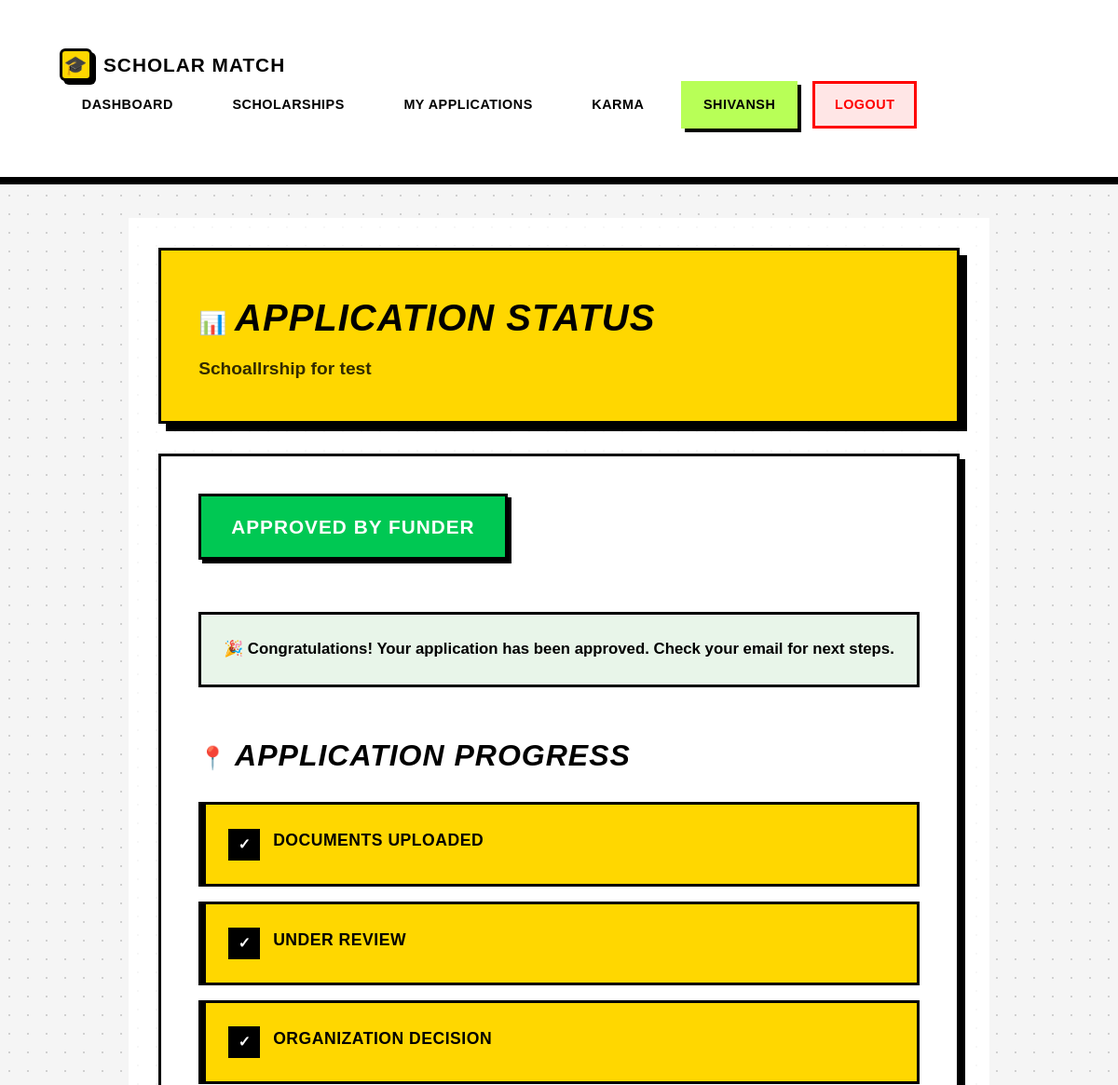
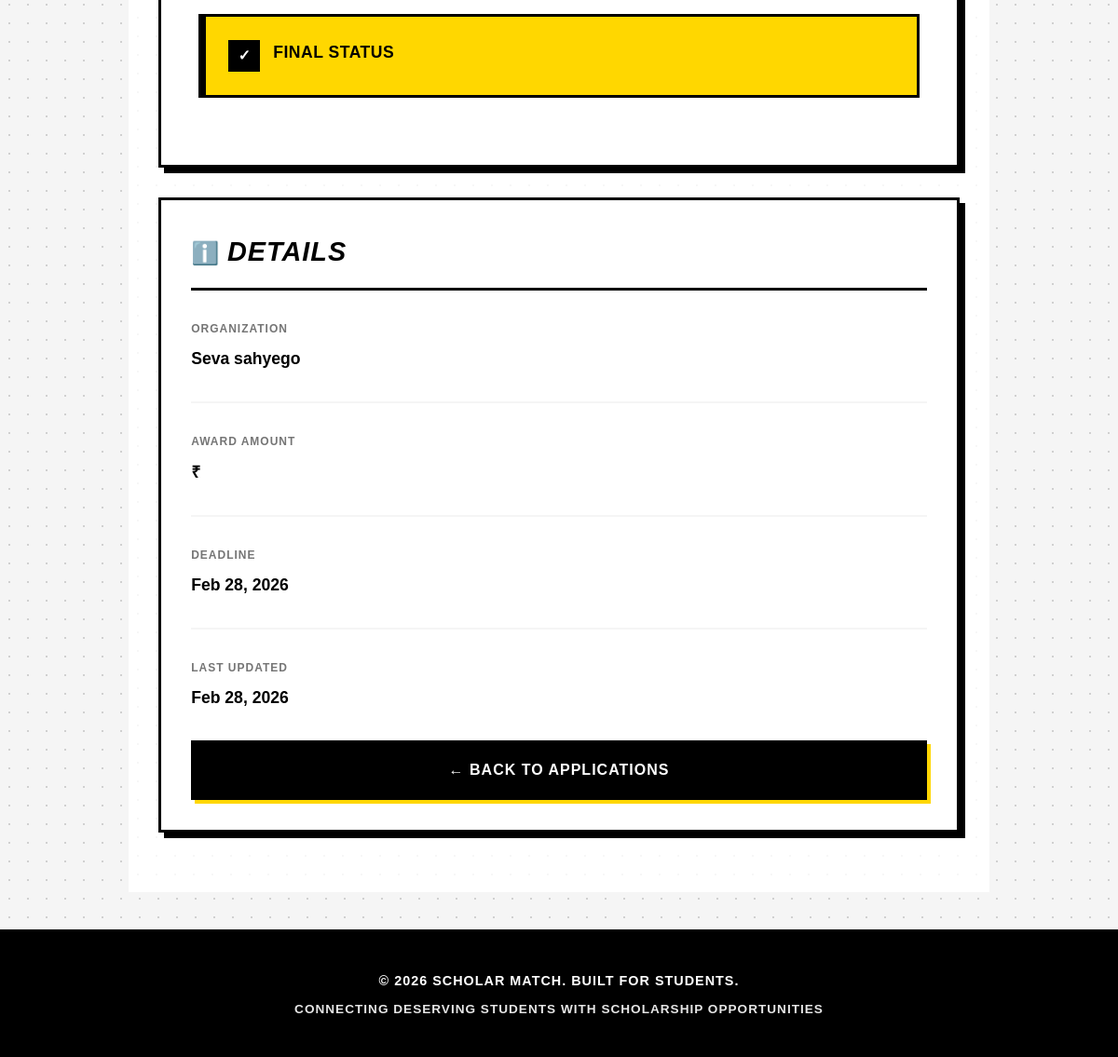
Screenshot of /applications/2/status/ (signed in) with the database file from the repository (2 pictures, top to bottom).
### users/models.py (models this page shows, shortened)
class User(AbstractUser):
    is_student = models.BooleanField(default=True)
    is_moderator = models.BooleanField(default=False)
    is_organization = models.BooleanField(default=False)

### applications/models.py (models this page shows, shortened)
class Application(models.Model):
    STATUS_CHOICES = [
        ('DRAFT', 'Draft'), ('PENDING', 'Pending Review'),
        ('MOD_VERIFIED', 'Moderator Verified'), ('SUBMITTED', 'Submitted to Funder'),
        ('APPROVED', 'Approved by Funder'), ('REJECTED', 'Rejected')
    ]
    student = models.ForeignKey(StudentProfile, on_delete=models.CASCADE)
    scholarship = models.ForeignKey(Scholarship, on_delete=models.CASCADE)
    status = models.CharField(max_length=20, choices=STATUS_CHOICES, default='DRAFT')
    moderator_assigned = models.ForeignKey(
        ModeratorProfile, on_delete=models.SET_NULL, null=True, blank=True
    )
    application_link = models.URLField(max_length=2000, blank=True) # Official link if external
    last_action_date = models.DateTimeField(auto_now=True)
    class Meta:
        unique_together = ('student', 'scholarship')

class ApplicationRoadmapStep(models.Model):
    application = models.ForeignKey(Application, on_delete=models.CASCADE)
    step_order = models.IntegerField()
    step_name = models.CharField(max_length=100)
    instructions = models.TextField(blank=True)
    is_complete = models.BooleanField(default=False)
    class Meta:
        ordering = ['step_order']

### scholarships/models.py (models this page shows, shortened)
class Scholarship(models.Model):
    title = models.CharField(max_length=255, unique=True, verbose_name="Scholarship Title")
    org_profile = models.ForeignKey(
        'users.OrganizationProfile',
        on_delete=models.CASCADE,
        related_name='scholarships',
        null=True, blank=True,
        verbose_name="Organization"
    )
    logo = models.ImageField(
        upload_to='scholarship_logos/',
        blank=True, null=True,
        verbose_name="Organization Logo"
    )
    description = models.TextField(verbose_name="About the Scholarship (HTML allowed)")
    deadline = models.DateTimeField(verbose_name="Application Deadline")
    education_level = models.CharField(
        max_length=20,
        choices=EDUCATION_LEVEL_CHOICES,
        default='ANY',
        verbose_name="Target Education Level"
    )
    courses = models.TextField(
        blank=True, default='[]',
        help_text='JSON list of eligible courses/streams. Leave "[]" for any.'
    )
    max_family_income = models.PositiveIntegerField(
        null=True, blank=True,
        verbose_name="Max Family Annual Income (₹)",
        help_text="Maximum annual family income in INR (e.g. 800000 for ₹8 lakh)"
    )
    min_percentage = models.DecimalField(
        max_digits=5, decimal_places=2,
        null=True, blank=True,
        verbose_name="Minimum Academic Score (%/CGPA)"
    )
    demographic_focus = models.TextField(
        blank=True, default='[]',
        help_text='JSON list of demographic targets. Leave "[]" for all.'
    )
    total_budget = models.PositiveIntegerField(
        verbose_name="Total Budget (₹)",
        help_text="Full amount the organization deposits into escrow (INR)",
        null=True,
        blank=True,
    )
    distribution_type = models.CharField(
        max_length=10,
        choices=DISTRIBUTION_TYPE_CHOICES,
        default='FIXED',
        verbose_name="Distribution Logic"
    )
    fixed_amount = models.PositiveIntegerField(
        null=True, blank=True,
        verbose_name="Fixed Amount per Winner (₹)",
        help_text="Required when distribution type is FIXED"
    )
    num_winners = models.PositiveIntegerField(
        null=True, blank=True,
        verbose_name="Number of Winners",
        help_text="How many students get selected"
    )
    disbursement_method = models.CharField(
        max_length=20,
        choices=DISBURSEMENT_METHOD_CHOICES,
        default='BANK_TRANSFER',
        verbose_name="Disbursement Method"
    )
    min_karma = models.PositiveIntegerField(
        default=0,
        verbose_name="Minimum Karma Points Required",
        help_text="Only students with ≥ this karma can apply"
    )
    verification_strictness = models.CharField(
        max_length=10,
        choices=VERIFICATION_STRICTNESS_CHOICES,
        default='STANDARD',
        verbose_name="Verification Strictness"
    )
    essay_question = models.TextField(
        blank=True,
        verbose_name="Custom Essay / Question (Optional)",
        help_text="e.g. 'Why do you need this scholarship?'"
    )
    is_active = models.BooleanField(
        default=False,
        help_text="Becomes True only after payment is confirmed"
    )
    is_funded = models.BooleanField(
        default=False,
        help_text="True once Razorpay payment is verified"
    )
    applications_closed = models.BooleanField(
        default=False,
        help_text="Org can manually close applications before deadline"
    )
    closed_at = models.DateTimeField(
        null=True, blank=True,
        help_text="Timestamp when org manually closed applications"
    )
    created_at = models.DateTimeField(auto_now_add=True)
    last_updated = models.DateTimeField(auto_now=True)
    organization = models.CharField(
        max_length=255, blank=True,
        help_text="[Legacy] Organization name as string. Use org_profile FK instead."
    )
    source_url = models.URLField(max_length=2000, blank=True)
    award_amount = models.CharField(
        max_length=50, blank=True,
        help_text="[Legacy] Free-text award amount. Use total_budget instead."
    )
    details = models.TextField(
        blank=True,
        help_text="[Legacy] Use description instead."
    )
    is_verified = models.BooleanField(default=False)
    found_by_student = models.ForeignKey(
        'users.StudentProfile',
        on_delete=models.SET_NULL,
        null=True, blank=True,
        related_name='found_scholarships'
    )
    finder_karma_awarded = models.IntegerField(default=0)
    class Meta:
        ordering = ['-created_at']
    @property
    def name(self):
        return self.title

### applications/views.py (the view)
# urls.py: path('<int:pk>/status/', views.application_status, name='application_status'),
@login_required
def application_status(request, pk):
    application = get_object_or_404(Application, pk=pk)
    if not hasattr(request.user, 'studentprofile') or application.student != request.user.studentprofile:
        messages.error(request, 'You do not have permission to access this application.')
        return redirect('student_dashboard')
    steps = ApplicationRoadmapStep.objects.filter(application=application).order_by('step_order')
    documents = UploadedDocument.objects.filter(application=application)
    context = {
        'application': application,
        'steps': steps,
        'documents': documents,
    }
    return render(request, 'applications/status.html', context)

### applications/templates/applications/status.html (shortened to what this page needs)
{% extends 'base.html' %}
{% block content %}
<div class="status-page-wrapper">
    <div class="status-container">
        <div class="status-header">
            <h1><span class="icon-emoji">📊</span>Application Status</h1>
            <div class="scholarship-name">{{ application.scholarship.name }}</div>
        </div>
        <div class="status-grid">
            <div class="main-status">
                <div>
                    <span class="status-badge-large {{ application.status }}">
                        {{ application.get_status_display }}
                    </span>
                </div>
                {% if application.status == 'DRAFT' %}
                <div class="status-message draft">
                    Your application is still in draft. Complete the upload process and submit your application.
                </div>
                <a href="{% url 'applications:upload_documents' pk=application.pk %}" class="btn-continue">
                    Continue Application →
                </a>
                {% elif application.status == 'PENDING' %}
                <div class="status-message pending">
                    Your application has been submitted and is currently under review. We'll notify you once a decision has been made.
                </div>
                {% elif application.status == 'APPROVED' %}
                <div class="status-message approved">
                    🎉 <strong>Congratulations!</strong> Your application has been approved. Check your email for next steps.
                </div>
                {% elif application.status == 'REJECTED' %}
                <div class="status-message rejected">
                    Unfortunately, your application was not approved at this time. You may apply for other scholarships.
                </div>
                {% endif %}
                {% if steps %}
                <div class="roadmap">
                    <h3><span class="icon-emoji">📍</span>Application Progress</h3>
                    {% for step in steps %}
                    <div class="roadmap-step {% if step.is_complete %}complete{% endif %}">
                        <div class="step-name">{{ step.step_name }}</div>
                    </div>
                    {% endfor %}
                </div>
                {% endif %}
            </div>
            <aside class="info-sidebar">
                <h3><span class="icon-emoji">ℹ️</span>Details</h3>
                <div class="info-item">
                    <div class="info-label">Organization</div>
                    <div class="info-value">{{ application.scholarship.organization }}</div>
                </div>
                <div class="info-item">
                    <div class="info-label">Award Amount</div>
                    <div class="info-value">₹{{ application.scholarship.award_amount }}</div>
                </div>
                <div class="info-item">
                    <div class="info-label">Deadline</div>
                    <div class="info-value">{{ application.scholarship.deadline|date:"M d, Y" }}</div>
                </div>
                <div class="info-item">
                    <div class="info-label">Last Updated</div>
                    <div class="info-value">{{ application.last_action_date|date:"M d, Y" }}</div>
                </div>
                <a href="{% url 'applications:my_applications' %}" class="btn-back">
                    ← Back to Applications
                </a>
            </aside>
        </div>
    </div>
</div>
{% endblock %}

### templates/base.html (shortened to what this page needs)
<!DOCTYPE html>
<html lang="en">
<head>
</head>
<body>
    <nav>
        <div class="container">
            <a href="/" class="logo">
                <div class="logo-icon">🎓</div>
                <span>Scholar Match</span>
            </a>
            <ul>
                {% if user.is_authenticated %}
                {% if user.is_student %}
                <li><a href="{% url 'student_dashboard' %}">Dashboard</a></li>
                <li><a href="{% url 'scholarships:scholarship_list' %}">Scholarships</a></li>
                <li><a href="{% url 'applications:my_applications' %}">My Applications</a></li>
                <li><a href="{% url 'karma:karma_dashboard' %}">Karma</a></li>
                {% elif user.is_organization %}
                <li><a href="{% url 'funder_portal:funder_dashboard' %}">Dashboard</a></li>
                <li><a href="{% url 'funder_portal:create_scholarship' %}">Create Scholarship</a></li>
                <li><a href="{% url 'funder_portal:view_applications' %}">Applications</a></li>
                {% elif user.is_moderator %}
                <li><a href="{% url 'moderator_dashboard' %}">Dashboard</a></li>
                <li><a href="{% url 'moderator_add_scholarship' %}">Add Scholarship</a></li>
                <li><a href="{% url 'karma:moderator_overview' %}">Karma Review</a></li>
                {% endif %}
                <li>
                    <span class="user-info">{{ user.username }}</span>
                </li>
                <li><a href="{% url 'logout' %}" class="logout-btn">Logout</a></li>
                {% else %}
                <li><a href="{% url 'login' %}">Login</a></li>
                {% endif %}
            </ul>
        </div>
    </nav>
    <div class="container">
        {% block content %}
        {% endblock %}
    </div>
    <footer>
        <p>&copy; 2026 Scholar Match. Built for Students.</p>
        <p style="margin-top: 0.5rem; font-size: 0.85rem; opacity: 0.9;">Connecting Deserving Students with Scholarship
            Opportunities</p>
    </footer>
</body>
</html>

### templates/base.html (style rules this page uses)
* { margin: 0; padding: 0; box-sizing: border-box; }
:root { --primary-yellow: #FFD700; --neon-green: #B8FF57; --bright-blue: #0066FF; --black: #000000; --white: #FFFFFF; --light-gray: #f5f5f5; --text-gray: #666666; --border-black: #000000; --shadow-black: #000000; --bright-red: #FF0000; --bright-green: #00CC00; --bright-purple: #B8A4FF; --bright-orange: #FFA04A; }
body { font-family: 'Arial', 'Helvetica Neue', sans-serif; background: var(--light-gray); background-image: radial-gradient(circle, #d0d0d0 1px, transparent 1px); background-size: 20px 20px; color: var(--black); line-height: 1.6; min-height: 100vh; display: flex; flex-direction: column; }
nav { background: var(--white); border-bottom: 4px solid var(--black); padding: 0.75rem 2rem; box-shadow: 0 4px 0 var(--black); position: sticky; top: 0; z-index: 1000; }
nav .container { max-width: 1400px; margin: 0 auto; display: flex; justify-content: space-between; align-items: center; flex-wrap: wrap; }
nav .logo { color: var(--black); font-size: 1.3rem; font-weight: 900; text-decoration: none; display: flex; align-items: center; gap: 0.75rem; transition: all 0.2s ease; text-transform: uppercase; letter-spacing: 1px; font-family: 'Arial Black', sans-serif; }
nav .logo-icon { width: 35px; height: 35px; background: var(--primary-yellow); border: 3px solid var(--black); border-radius: 6px; display: flex; align-items: center; justify-content: center; font-size: 20px; box-shadow: 4px 4px 0 var(--black); }
nav ul { list-style: none; display: flex; gap: 1rem; align-items: center; flex-wrap: wrap; }
nav ul li a, nav ul li .user-info { color: var(--black); text-decoration: none; padding: 0.7rem 1.3rem; border-radius: 0; transition: all 0.2s ease; font-weight: 700; font-size: 0.9rem; display: block; text-transform: uppercase; letter-spacing: 0.5px; border: 3px solid transparent; }
nav .user-info { background: var(--neon-green); border: 3px solid var(--black); color: var(--black); padding: 0.7rem 1.5rem; font-weight: 900; box-shadow: 4px 4px 0 var(--black); font-family: 'Arial Black', sans-serif; }
nav .logout-btn { background: #FFE6E6; border: 3px solid var(--bright-red); color: var(--bright-red); font-weight: 900; }
.container { max-width: 1400px; margin: 0 auto; padding: 2.5rem 2rem; flex: 1; }
footer { background: var(--black); color: var(--white); text-align: center; padding: 2.5rem 2rem; margin-top: auto; border-top: 4px solid var(--black); }
footer p { font-weight: 700; text-transform: uppercase; letter-spacing: 1px; font-size: 0.9rem; }

### rows the page displays
User: username "SHIVANSH"
Application: scholarship.name "Schoallrship for test", status "APPROVED BY FUNDER", scholarship.organization "Seva sahyego", scholarship.deadline "Feb 28, 2026", last_action_date "Feb 28, 2026"
ApplicationRoadmapStep: step_name "DOCUMENTS UPLOADED"
ApplicationRoadmapStep: step_name "UNDER REVIEW"
ApplicationRoadmapStep: step_name "ORGANIZATION DECISION"
ApplicationRoadmapStep: step_name "FINAL STATUS"
